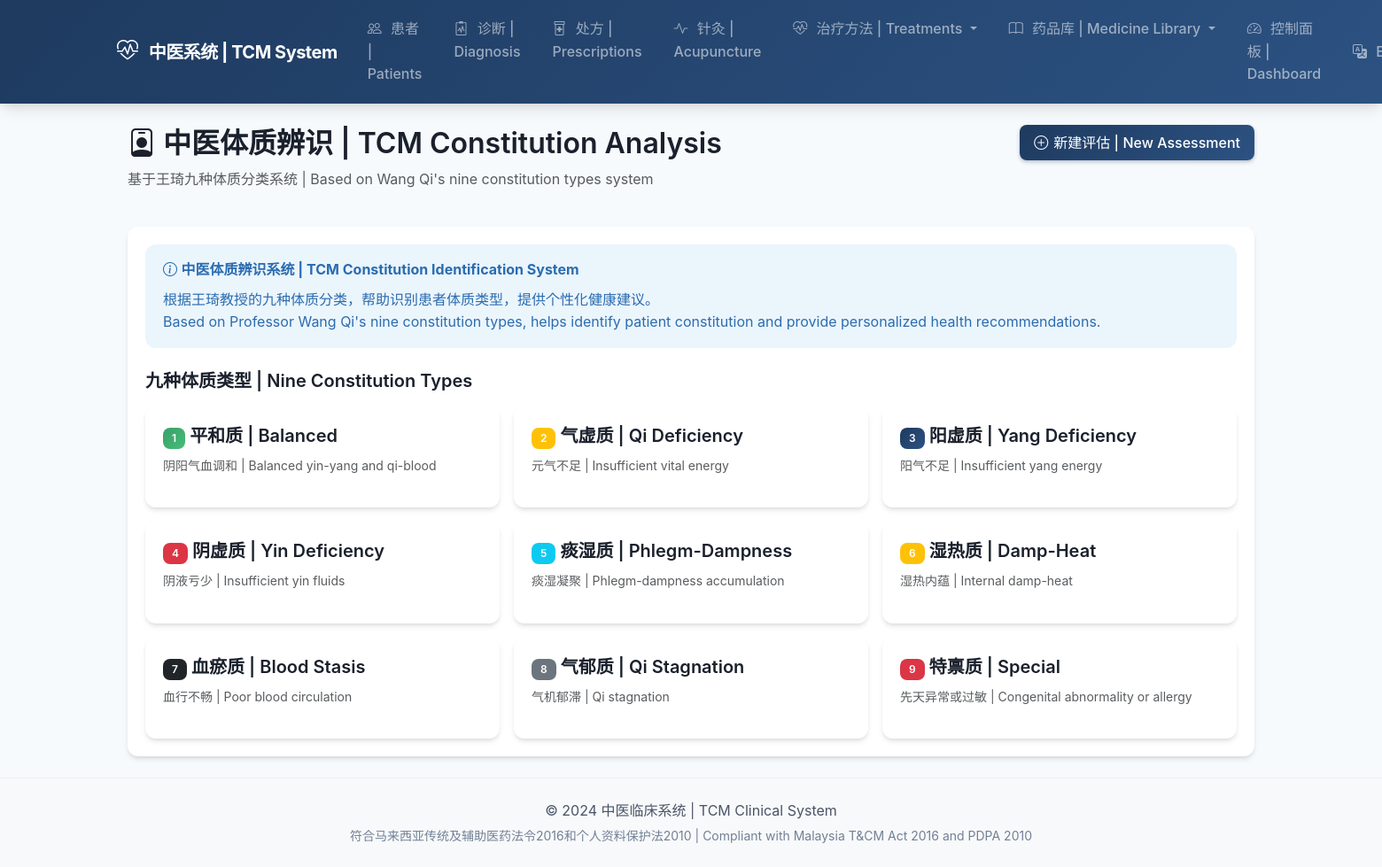
/constitution/ (signed in), run on an earlier commit of the app's database.
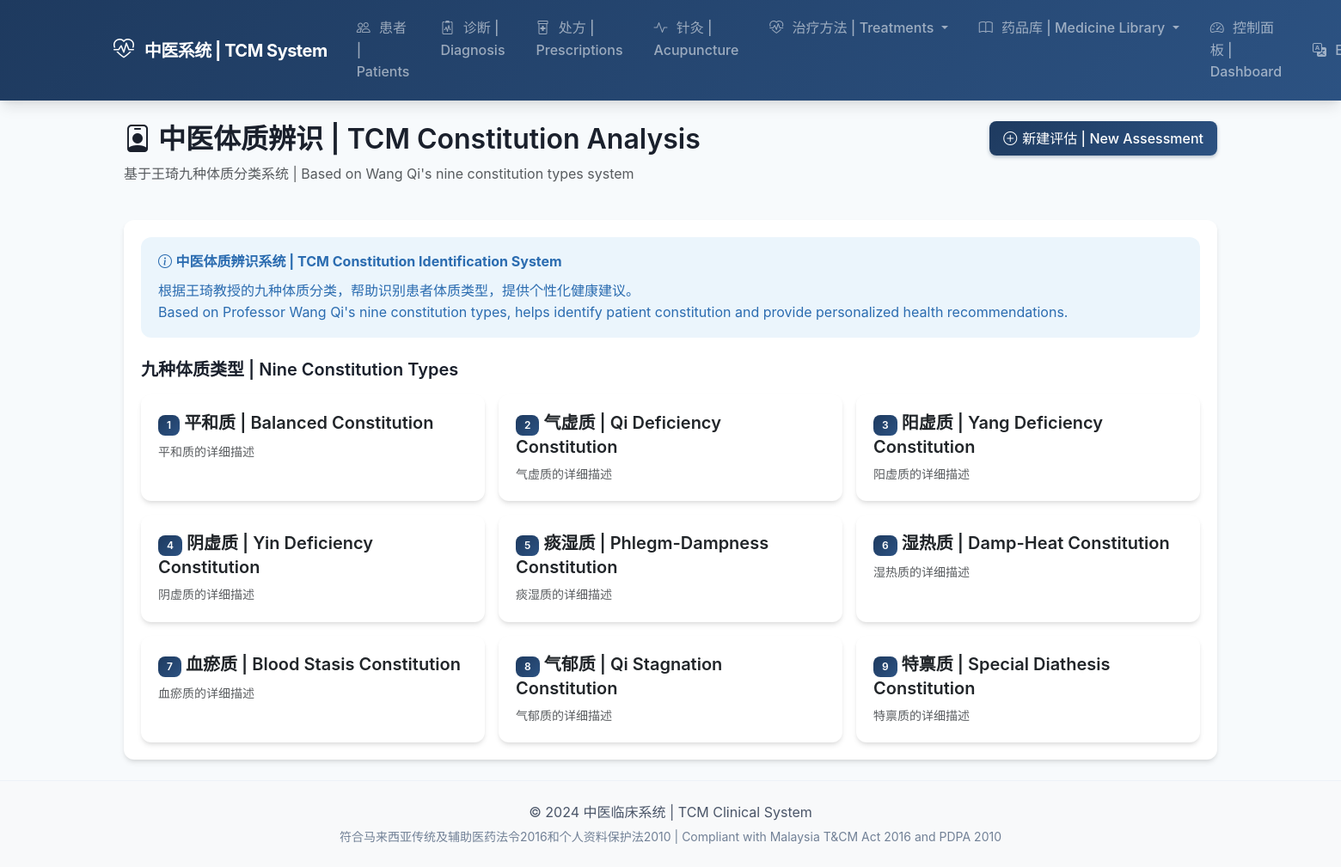
And on a later commit of the database.
### constitution/models.py (models this page shows, shortened)
class ConstitutionType(models.Model):
    name_cn = models.CharField(
        _('中文名称 | Chinese Name'),
        max_length=50,
        unique=True,
    )
    name_en = models.CharField(
        _('英文名称 | English Name'),
        max_length=100,
    )
    code = models.CharField(
        _('编码 | Code'),
        max_length=20,
        unique=True,
    )
    description = models.TextField(
        _('描述 | Description'),
        help_text=_('详细描述体质特点 | Detailed description of constitution characteristics'),
    )
    physical_features = models.TextField(
        _('形体特征 | Physical Features'),
        blank=True,
    )
    common_symptoms = models.TextField(
        _('常见表现 | Common Symptoms'),
        blank=True,
    )
    psychological_features = models.TextField(
        _('心理特征 | Psychological Features'),
        blank=True,
    )
    disease_susceptibility = models.TextField(
        _('易患疾病 | Disease Susceptibility'),
        blank=True,
    )
    environmental_adaptation = models.TextField(
        _('环境适应性 | Environmental Adaptation'),
        blank=True,
    )
    dietary_recommendations = models.TextField(
        _('饮食建议 | Dietary Recommendations'),
        blank=True,
    )
    lifestyle_recommendations = models.TextField(
        _('生活起居建议 | Lifestyle Recommendations'),
        blank=True,
    )
    exercise_recommendations = models.TextField(
        _('运动建议 | Exercise Recommendations'),
        blank=True,
    )
    herbal_recommendations = models.TextField(
        _('药膳建议 | Herbal Food Therapy'),
        blank=True,
    )
    display_order = models.IntegerField(
        _('显示顺序 | Display Order'),
        default=0,
    )
    is_active = models.BooleanField(_('启用 | Active'), default=True)
    created_at = models.DateTimeField(auto_now_add=True)
    updated_at = models.DateTimeField(auto_now=True)
    class Meta:
        verbose_name = _('体质类型 | Constitution Type')
        verbose_name_plural = _('体质类型 | Constitution Types')
        ordering = ['display_order', 'name_cn']

### constitution/views.py (the view)
# urls.py: path('', views.constitution_list, name='assessment_list'),
@login_required
def constitution_list(request):
    from .models import ConstitutionType
    constitutions = ConstitutionType.objects.filter(is_active=True).order_by('display_order')
    context = {
        'constitutions': constitutions,
        'title': _('体质类型 | Constitution Types'),
    }
    return render(request, 'constitution/constitution_list.html', context)

### accounts/models.py (called while the page is built)
    @property
    def is_admin(self):
        return self.role == self.Role.ADMIN

    @property
    def is_practitioner(self):
        return self.role == self.Role.PRACTITIONER

### templates/constitution/constitution_list.html (shortened to what this page needs)
{% extends 'base.html' %}
{% load i18n %}
{% block content %}
<div class="container-fluid">
    <div class="row mb-4">
        <div class="col">
            <h2><i class="bi bi-person-badge"></i> 中医体质辨识 | TCM Constitution Analysis</h2>
            <p class="text-muted">基于王琦九种体质分类系统 | Based on Wang Qi's nine constitution types system</p>
        </div>
        <div class="col-auto">
            <a href="{% url 'constitution:assessment_create' %}" class="btn btn-primary">
                <i class="bi bi-plus-circle"></i> 新建评估 | New Assessment
            </a>
        </div>
    </div>
    <div class="card">
        <div class="card-body">
            <div class="alert alert-info">
                <i class="bi bi-info-circle"></i>
                <strong>中医体质辨识系统 | TCM Constitution Identification System</strong>
                <p class="mb-0 mt-2">
                    根据王琦教授的九种体质分类，帮助识别患者体质类型，提供个性化健康建议。<br>
                    Based on Professor Wang Qi's nine constitution types, helps identify patient constitution and provide personalized health recommendations.
                </p>
            </div>
            <h5 class="mt-4 mb-3">九种体质类型 | Nine Constitution Types</h5>
            <div class="row g-3">
                {% if constitutions %}
                    {% for const in constitutions %}
                    <div class="col-md-4">
                        <div class="card h-100">
                            <div class="card-body">
                                <h5 class="card-title">
                                    <span class="badge bg-primary">{{ forloop.counter }}</span>
                                    {{ const.name_cn }} | {{ const.name_en }}
                                </h5>
                                <p class="card-text text-muted small">{{ const.description|truncatewords:20 }}</p>
                            </div>
                        </div>
                    </div>
                    {% endfor %}
                {% else %}
                    <div class="col-md-4">
                        <div class="card">
                            <div class="card-body">
                                <h5><span class="badge bg-success">1</span> 平和质 | Balanced</h5>
                                <p class="text-muted small">阴阳气血调和 | Balanced yin-yang and qi-blood</p>
                            </div>
                        </div>
                    </div>
                    <div class="col-md-4">
                        <div class="card">
                            <div class="card-body">
                                <h5><span class="badge bg-warning">2</span> 气虚质 | Qi Deficiency</h5>
                                <p class="text-muted small">元气不足 | Insufficient vital energy</p>
                            </div>
                        </div>
                    </div>
                    <div class="col-md-4">
                        <div class="card">
                            <div class="card-body">
                                <h5><span class="badge bg-primary">3</span> 阳虚质 | Yang Deficiency</h5>
                                <p class="text-muted small">阳气不足 | Insufficient yang energy</p>
                            </div>
                        </div>
                    </div>
                    <div class="col-md-4">
                        <div class="card">
                            <div class="card-body">
                                <h5><span class="badge bg-danger">4</span> 阴虚质 | Yin Deficiency</h5>
                                <p class="text-muted small">阴液亏少 | Insufficient yin fluids</p>
                            </div>
                        </div>
                    </div>
                    <div class="col-md-4">
                        <div class="card">
                            <div class="card-body">
                                <h5><span class="badge bg-info">5</span> 痰湿质 | Phlegm-Dampness</h5>
                                <p class="text-muted small">痰湿凝聚 | Phlegm-dampness accumulation</p>
                            </div>
                        </div>
                    </div>
                    <div class="col-md-4">
                        <div class="card">
                            <div class="card-body">
                                <h5><span class="badge bg-warning">6</span> 湿热质 | Damp-Heat</h5>
                                <p class="text-muted small">湿热内蕴 | Internal damp-heat</p>
                            </div>
                        </div>
                    </div>
                    <div class="col-md-4">
                        <div class="card">
                            <div class="card-body">
                                <h5><span class="badge bg-dark">7</span> 血瘀质 | Blood Stasis</h5>
                                <p class="text-muted small">血行不畅 | Poor blood circulation</p>
                            </div>
                        </div>
                    </div>
                    <div class="col-md-4">
                        <div class="card">
                            <div class="card-body">
                                <h5><span class="badge bg-secondary">8</span> 气郁质 | Qi Stagnation</h5>
                                <p class="text-muted small">气机郁滞 | Qi stagnation</p>
                            </div>
                        </div>
                    </div>
                    <div class="col-md-4">
                        <div class="card">
                            <div class="card-body">
                                <h5><span class="badge bg-danger">9</span> 特禀质 | Special</h5>
                                <p class="text-muted small">先天异常或过敏 | Congenital abnormality or allergy</p>
                            </div>
                        </div>
                    </div>
                {% endif %}
            </div>
        </div>
    </div>
</div>
{% endblock %}

### templates/base.html (shortened to what this page needs)
{% load static i18n %}
<!DOCTYPE html>
<html lang="{{ LANGUAGE_CODE }}">
<head>
    <link href="https://cdn.jsdelivr.net/npm/bootstrap@5.3.2/dist/css/bootstrap.min.css" rel="stylesheet">
    <link href="https://cdn.jsdelivr.net/npm/bootstrap-icons@1.11.1/font/bootstrap-icons.css" rel="stylesheet">
    <link href="{% static 'css/style.css' %}" rel="stylesheet">
</head>
<body>
    <nav class="navbar navbar-expand-lg navbar-dark bg-primary">
        <div class="container">
            <a class="navbar-brand" href="{% url 'home' %}">
                <i class="bi bi-heart-pulse"></i>
                中医系统 | TCM System
            </a>
            <div class="collapse navbar-collapse" id="navbarNav">
                <ul class="navbar-nav me-auto">
                    {% if user.is_authenticated %}
                        {% if user.is_practitioner or user.is_admin or user.is_staff %}
                        <li class="nav-item">
                            <a class="nav-link" href="{% url 'patients:list' %}">
                                <i class="bi bi-people"></i> 患者 | Patients
                            </a>
                        </li>
                        <li class="nav-item">
                            <a class="nav-link" href="{% url 'diagnosis:list' %}">
                                <i class="bi bi-clipboard2-pulse"></i> 诊断 | Diagnosis
                            </a>
                        </li>
                        <li class="nav-item">
                            <a class="nav-link" href="{% url 'prescriptions:list' %}">
                                <i class="bi bi-prescription2"></i> 处方 | Prescriptions
                            </a>
                        </li>
                        <li class="nav-item">
                            <a class="nav-link {% if request.resolver_match.app_name == 'acupuncture' %}active{% endif %}" href="{% url 'acupuncture:list' %}">
                                <i class="bi bi-activity"></i> 针灸 | Acupuncture
                            </a>
                        </li>
                        <li class="nav-item dropdown">
                            <a class="nav-link dropdown-toggle" href="#" role="button" data-bs-toggle="dropdown">
                                <i class="bi bi-heart-pulse"></i> 治疗方法 | Treatments
                            </a>
                        </li>
                        <li class="nav-item dropdown">
                            <a class="nav-link dropdown-toggle" href="#" role="button" data-bs-toggle="dropdown">
                                <i class="bi bi-book"></i> 药品库 | Medicine Library
                            </a>
                        </li>
                        {% endif %}
                        <li class="nav-item">
                            <a class="nav-link" href="{% url 'accounts:dashboard' %}">
                                <i class="bi bi-speedometer2"></i> 控制面板 | Dashboard
                            </a>
                        </li>
                    {% endif %}
                </ul>
                <ul class="navbar-nav">
                    <li class="nav-item dropdown">
                        <a class="nav-link dropdown-toggle" href="#" id="langDropdown" role="button" data-bs-toggle="dropdown">
                            <i class="bi bi-translate"></i>
                            {% if LANGUAGE_CODE == 'zh-hans' %}中文{% else %}EN{% endif %}
                        </a>
                    </li>
                </ul>
            </div>
        </div>
    </nav>
    <main class="container py-4">
        {% block content %}{% endblock %}
    </main>
    <footer class="bg-light py-4 mt-auto">
        <div class="container text-center text-muted">
            <p class="mb-1">
                &copy; 2024 中医临床系统 | TCM Clinical System
            </p>
            <p class="small mb-0">
                符合马来西亚传统及辅助医药法令2016和个人资料保护法2010 | Compliant with Malaysia T&CM Act 2016 and PDPA 2010
            </p>
        </div>
    </footer>
</body>
</html>

### static/css/style.css (style rules this page uses)
:root { --tcm-primary: #1e3a5f; --tcm-primary-light: #2c5282; --tcm-primary-dark: #152a45; --tcm-secondary: #38a169; --tcm-secondary-light: #48bb78; --tcm-accent: #ed8936; --tcm-accent-light: #f6ad55; --tcm-danger: #e53e3e; --tcm-warning: #ecc94b; --tcm-info: #4299e1; --tcm-gray-50: #f7fafc; --tcm-gray-100: #edf2f7; --tcm-gray-200: #e2e8f0; --tcm-gray-300: #cbd5e0; --tcm-gray-400: #a0aec0; --tcm-gray-500: #718096; --tcm-gray-600: #4a5568; --tcm-gray-700: #2d3748; --tcm-gray-800: #1a202c; --tcm-gradient: linear-gradient(135deg, var(--tcm-primary) 0%, var(--tcm-primary-light) 100%); --tcm-gradient-accent: linear-gradient(135deg, var(--tcm-secondary) 0%, var(--tcm-secondary-light) 100%); --shadow-sm: 0 1px 2px 0 rgba(0, 0, 0, 0.05); --shadow: 0 4px 6px -1px rgba(0, 0, 0, 0.1), 0 2px 4px -1px rgba(0, 0, 0, 0.06); --shadow-md: 0 10px 15px -3px rgba(0, 0, 0, 0.1), 0 4px 6px -2px rgba(0, 0, 0, 0.05); --shadow-lg: 0 20px 25px -5px rgba(0, 0, 0, 0.1), 0 10px 10px -5px rgba(0, 0, 0, 0.04); --transition-fast: 150ms ease; --transition-normal: 300ms ease; --radius-sm: 0.375rem; --radius: 0.5rem; --radius-lg: 0.75rem; --radius-xl: 1rem; }
* { box-sizing: border-box; }
body { min-height: 100vh; display: flex; flex-direction: column; font-family: 'Inter', -apple-system, BlinkMacSystemFont, 'Segoe UI', Roboto, sans-serif; background-color: var(--tcm-gray-50); color: var(--tcm-gray-700); line-height: 1.6; }
main { flex: 1; }
h1, h2, h3, h4, h5, h6 { font-weight: 600; color: var(--tcm-gray-800); line-height: 1.3; }
a { color: var(--tcm-primary); text-decoration: none; transition: color var(--transition-fast); }
.navbar { background: var(--tcm-gradient) !important; box-shadow: var(--shadow-md); padding: 0.75rem 0; }
.navbar-brand { font-weight: 700; font-size: 1.25rem; letter-spacing: -0.025em; }
.navbar-brand i { font-size: 1.5rem; margin-right: 0.5rem; }
.nav-link { font-weight: 500; padding: 0.5rem 1rem !important; border-radius: var(--radius); transition: all var(--transition-fast); margin: 0 0.125rem; }
.nav-link i { margin-right: 0.375rem; }
.card { border: none; border-radius: var(--radius-lg); box-shadow: var(--shadow); transition: all var(--transition-normal); overflow: hidden; }
.card-body { padding: 1.25rem; }
.btn { font-weight: 500; padding: 0.5rem 1rem; border-radius: var(--radius); transition: all var(--transition-fast); display: inline-flex; align-items: center; justify-content: center; gap: 0.375rem; }
.btn i { font-size: 1rem; }
.btn-primary { background: var(--tcm-gradient); border: none; box-shadow: 0 2px 4px rgba(30, 58, 95, 0.3); }
.alert { border: none; border-radius: var(--radius-lg); padding: 1rem 1.25rem; }
.alert-info { background-color: rgba(66, 153, 225, 0.1); color: #2b6cb0; }
.badge { font-weight: 600; font-size: 0.75rem; padding: 0.375rem 0.625rem; border-radius: var(--radius); }
.badge.bg-primary { background: var(--tcm-gradient) !important; }
footer { background-color: white; border-top: 1px solid var(--tcm-gray-100); padding: 1.5rem 0; margin-top: auto; }
footer p { margin-bottom: 0.25rem; color: var(--tcm-gray-600); }
footer .small { color: var(--tcm-gray-500); }

What changed in the data, as far as the page shows it:
added ConstitutionType: name_cn "平和质", name_en "Balanced Constitution", description "平和质的详细描述"
added ConstitutionType: name_cn "气虚质", name_en "Qi Deficiency Constitution", description "气虚质的详细描述"
added ConstitutionType: name_cn "阳虚质", name_en "Yang Deficiency Constitution", description "阳虚质的详细描述"
added ConstitutionType: name_cn "阴虚质", name_en "Yin Deficiency Constitution", description "阴虚质的详细描述"
added ConstitutionType: name_cn "痰湿质", name_en "Phlegm-Dampness Constitution", description "痰湿质的详细描述"
added ConstitutionType: name_cn "湿热质", name_en "Damp-Heat Constitution", description "湿热质的详细描述"
added ConstitutionType: name_cn "血瘀质", name_en "Blood Stasis Constitution", description "血瘀质的详细描述"
added ConstitutionType: name_cn "气郁质", name_en "Qi Stagnation Constitution", description "气郁质的详细描述"
added ConstitutionType: name_cn "特禀质", name_en "Special Diathesis Constitution", description "特禀质的详细描述"
Also different on the page:
text no longer shown: "1 平和质 | Balanced 阴阳气血调和 | Balanced yin-yang and qi-blood 2 气虚质 | Qi Deficiency 元气不足 | Insufficient vital energy 3 阳虚质 | Yang Deficiency 阳气不足 | Insufficient yang energy 4 阴虚质 | Yin Deficiency 阴液亏少 | Insufficient yin fluids 5 痰湿质 | Phlegm-Dampness 痰湿凝聚 | Phlegm-dampness accumulation 6 湿热质 | Damp-Heat 湿热内蕴 | Internal damp-heat 7 血瘀质 | Blood Stasis 血行不畅 | Poor blood circulation 8 气郁质 | Qi Stagnation 气机郁滞 | Qi stagnation 9 特禀质 | Special 先天异常或过敏 | Congenital abnormality or allergy"
